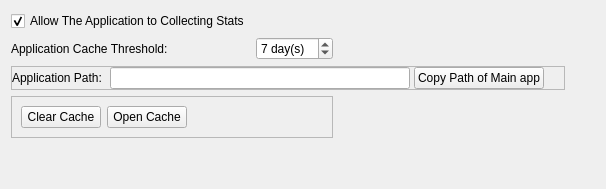
     <widget class="QWidget" name="ApplicationSettings">
      <attribute name="title">
       <string>Page</string>
      </attribute>
      <layout class="QGridLayout" name="gridLayout_9">
       <item row="1" column="0">
        <widget class="QLabel" name="label_15">
         <property name="font">
          <font>
           <weight>50</weight>
           <bold>false</bold>
          </font>
         </property>
         <property name="text">
          <string>Application Cache Threshold: </string>
         </property>
        </widget>
       </item>
       <item row="1" column="4">
        <spacer name="horizontalSpacer_5">
         <property name="orientation">
          <enum>Qt::Horizontal</enum>
         </property>
         <property name="sizeHint" stdset="0">
          <size>
           <width>30</width>
           <height>20</height>
          </size>
         </property>
        </spacer>
       </item>
       <item row="1" column="1">
        <widget class="QSpinBox" name="spinBox_threshold">
         <property name="font">
          <font>
           <weight>50</weight>
           <bold>false</bold>
          </font>
         </property>
         <property name="suffix">
          <string> day(s)</string>
         </property>
         <property name="minimum">
          <number>1</number>
         </property>
         <property name="stepType">
          <enum>QAbstractSpinBox::DefaultStepType</enum>
         </property>
         <property name="value">
          <number>7</number>
         </property>
        </widget>
       </item>
       <item row="6" column="1">
        <spacer name="verticalSpacer_5">
         <property name="orientation">
          <enum>Qt::Vertical</enum>
         </property>
         <property name="sizeHint" stdset="0">
          <size>
           <width>20</width>
           <height>40</height>
          </size>
         </property>
        </spacer>
       </item>
       <item row="4" column="0" colspan="2">
        <widget class="QFrame" name="frame">
         <property name="frameShape">
          <enum>QFrame::StyledPanel</enum>
         </property>
         <property name="frameShadow">
          <enum>QFrame::Raised</enum>
         </property>
         <layout class="QHBoxLayout" name="horizontalLayout">
          <item>
           <widget class="QPushButton" name="clear_cache">
            <property name="text">
             <string>Clear Cache</string>
            </property>
           </widget>
          </item>
          <item>
           <widget class="QPushButton" name="open_cache">
            <property name="text">
             <string>Open Cache</string>
            </property>
           </widget>
          </item>
          <item>
           <spacer name="horizontalSpacer_4">
            <property name="orientation">
             <enum>Qt::Horizontal</enum>
            </property>
            <property name="sizeHint" stdset="0">
             <size>
              <width>40</width>
              <height>20</height>
             </size>
            </property>
           </spacer>
          </item>
         </layout>
        </widget>
       </item>
       <item row="0" column="0">
        <widget class="QCheckBox" name="checkBox_stats">
         <property name="font">
          <font>
           <weight>50</weight>
           <bold>false</bold>
          </font>
         </property>
         <property name="text">
          <string>Allow The Application to Collecting Stats</string>
         </property>
         <property name="checked">
          <bool>true</bool>
         </property>
        </widget>
       </item>
       <item row="1" column="2">
        <spacer name="horizontalSpacer_2">
         <property name="orientation">
          <enum>Qt::Horizontal</enum>
         </property>
         <property name="sizeHint" stdset="0">
          <size>
           <width>40</width>
           <height>20</height>
          </size>
         </property>
        </spacer>
       </item>
       <item row="3" column="4">
        <spacer name="horizontalSpacer_3">
         <property name="orientation">
          <enum>Qt::Horizontal</enum>
         </property>
         <property name="sizeType">
          <enum>QSizePolicy::Minimum</enum>
         </property>
         <property name="sizeHint" stdset="0">
          <size>
           <width>30</width>
           <height>20</height>
          </size>
         </property>
        </spacer>
       </item>
       <item row="1" column="3">
        <spacer name="horizontalSpacer_7">
         <property name="orientation">
          <enum>Qt::Horizontal</enum>
         </property>
         <property name="sizeHint" stdset="0">
          <size>
           <width>40</width>
           <height>20</height>
          </size>
         </property>
        </spacer>
       </item>
       <item row="3" column="0" colspan="4">
        <widget class="QFrame" name="frame_2">
         <property name="sizePolicy">
          <sizepolicy hsizetype="Preferred" vsizetype="Maximum">
           <horstretch>0</horstretch>
           <verstretch>0</verstretch>
          </sizepolicy>
         </property>
         <property name="frameShape">
          <enum>QFrame::StyledPanel</enum>
         </property>
         <property name="frameShadow">
          <enum>QFrame::Raised</enum>
         </property>
         <layout class="QHBoxLayout" name="horizontalLayout_2">
          <property name="spacing">
           <number>4</number>
          </property>
          <property name="leftMargin">
           <number>0</number>
          </property>
          <property name="topMargin">
           <number>0</number>
          </property>
          <property name="rightMargin">
           <number>0</number>
          </property>
          <property name="bottomMargin">
           <number>0</number>
          </property>
          <item>
           <widget class="QLabel" name="label_11">
            <property name="text">
             <string>Application Path: </string>
            </property>
           </widget>
          </item>
          <item>
           <widget class="QLineEdit" name="appPath">
            <property name="sizePolicy">
             <sizepolicy hsizetype="Expanding" vsizetype="Fixed">
              <horstretch>0</horstretch>
              <verstretch>0</verstretch>
             </sizepolicy>
            </property>
            <property name="minimumSize">
             <size>
              <width>300</width>
              <height>0</height>
             </size>
            </property>
            <property name="maximumSize">
             <size>
              <width>350</width>
              <height>16777215</height>
             </size>
            </property>
            <property name="text">
             <string/>
            </property>
           </widget>
          </item>
          <item>
           <widget class="QPushButton" name="copyApp">
            <property name="sizePolicy">
             <sizepolicy hsizetype="Fixed" vsizetype="Fixed">
              <horstretch>0</horstretch>
              <verstretch>0</verstretch>
             </sizepolicy>
            </property>
            <property name="text">
             <string>Copy Path of Main app</string>
            </property>
           </widget>
          </item>
          <item>
           <spacer name="horizontalSpacer_6">
            <property name="orientation">
             <enum>Qt::Horizontal</enum>
            </property>
            <property name="sizeType">
             <enum>QSizePolicy::Expanding</enum>
            </property>
            <property name="sizeHint" stdset="0">
             <size>
              <width>20</width>
              <height>20</height>
             </size>
            </property>
           </spacer>
          </item>
         </layout>
        </widget>
       </item>
      </layout>
     </widget>
